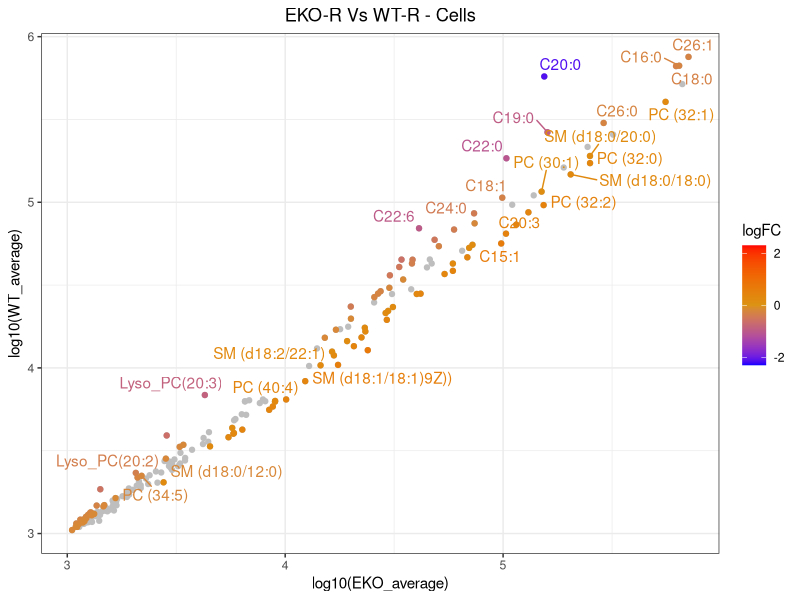
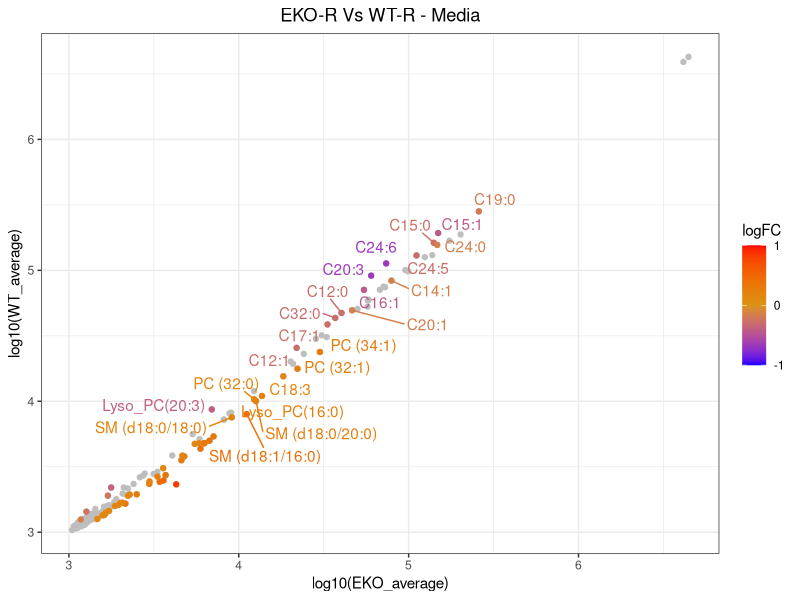

Generate these figures, in order, with R:
library(ggplot2)
library(ggrepel)
library(tidyverse)

df <- read.csv(file = 'EKO_R_VS_WT_R_cells_full.csv')

df_sig_p <- filter(df, df$FDR<0.1)

##Log10 scale
mid<-0

df %>% 
  ggplot(aes(x=log10(EKO_average),y=log10(WT_average), color=logFC)) + 
  geom_point(alpha=1, color="grey", size = 1.5) +
  
  geom_point(data=df_sig_p, 
             aes(x=log10(EKO_average),y=log10(WT_average)),
             size=1.5) + scale_color_gradient2(midpoint=mid, low="blue",mid="#DC9313",
                                             high="red", space ="Lab", limits = c(-2.3, 2.3), 
                                             breaks=c(-2, 0, 2.))+
  theme_bw()+
  ggtitle("EKO-R Vs WT-R - Cells") +
  theme(plot.title = element_text(hjust = 0.5))+
  ggrepel::geom_text_repel(data = df_sig_p, aes(label = lipid))
  

########## MEDIA ###################

df_media <- read.csv(file = 'EKO_R_VS_WT_R_media_full.csv')
df_sig_p_media <- filter(df_media, df_media$FDR<0.1)

##Log10 scale
mid<-0

df_media %>% 
  ggplot(aes(x=log10(EKO_average),y=log10(WT_average), color=logFC)) + 
  geom_point(alpha=1, color="grey", size = 1.5) +
  
  geom_point(data=df_sig_p_media, 
             aes(x=log10(EKO_average),y=log10(WT_average)),
             size=1.5) + scale_color_gradient2(midpoint=mid, low="blue",mid="#DC9313",
                                               high="red", space ="Lab", limits = c(-1, 1), 
                                               breaks=c(-1, 0, 1.))+
  theme_bw()+
  ggtitle("EKO-R Vs WT-R - Media") +
  theme(plot.title = element_text(hjust = 0.5))+
  ggrepel::geom_text_repel(data = df_sig_p_media, aes(label = lipid))
